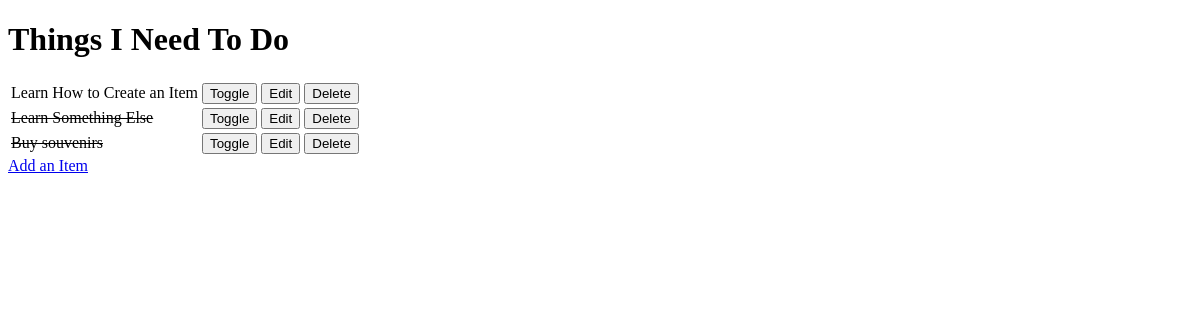
Before: / with the older database file.
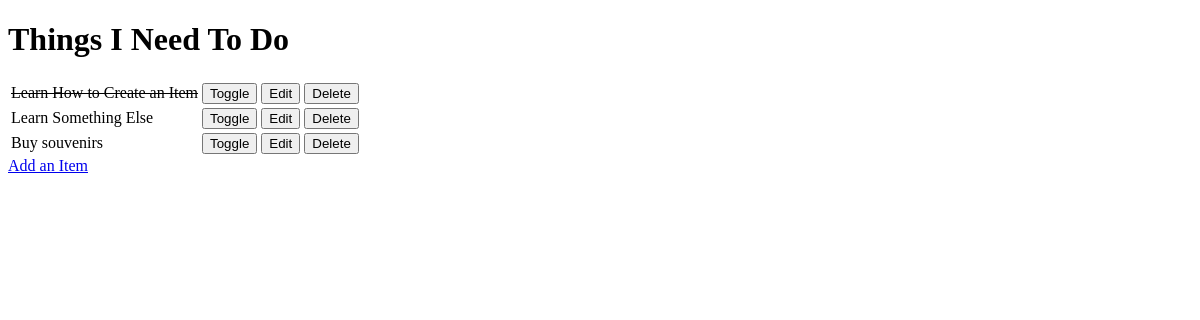
After: the same page with the newer database file.
### todo/models.py (models this page shows, shortened)
class Item(models.Model):
    name = models.CharField(max_length=50, null=False, blank=False)
    complete = models.BooleanField(null=False, blank=False, default=False)

### todo/views.py (the view)
# urls.py: path("", views.get_todo_list, name="get_todo_list"),
def get_todo_list(request):
    items = Item.objects.all()
    context = {
        'items': items
    }
    return render(request, 'todo/todo_list.html', context)

### todo/templates/todo/todo_list.html (shortened to what this page needs)
<!DOCTYPE html>
<html lang="en">
<head>
</head>
<body>
    <h1>Things I Need To Do</h1>
    <table>
        {% for item in items %}
        <tr>
            {% if item.complete %}
            <td><strike>{{ item.name }}</strike></td>
            {% else %}
            <td>{{ item.name }}</td>
            {% endif %}
            <td>
                <a href="/toggle/{{ item.id }}">
                    <button>Toggle</button>
                </a>
            </td>
            <td>
                <a href="/edit/{{ item.id }}">
                    <button>Edit</button>
                </a>
            </td>
            <td>
                <a href="/delete/{{ item.id }}">
                    <button>Delete</button>
                </a>
            </td>
        </tr>
        {% empty %}
        <tr>
            <td>You have nothing to do</td>
        </tr>
        {% endfor %}
    </table>
    <a href="/add">Add an Item</a>
</body>
</html>

Changed rows visible on the page:
changed Item "Learn How to Create an Item": complete False → True (drawn)
changed Item "Learn Something Else": complete True → False (drawn)
changed Item "Buy souvenirs": complete True → False (drawn)
